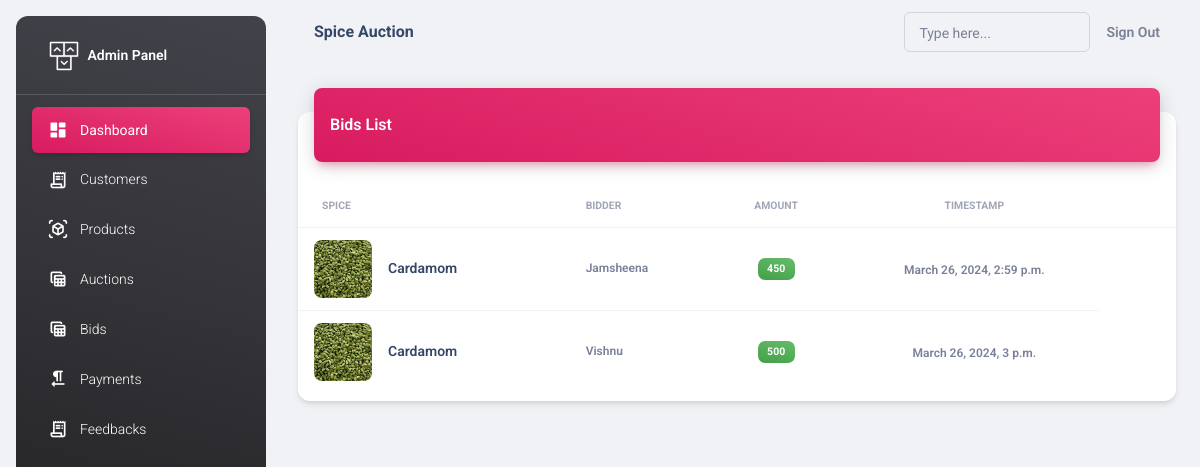
/adminapi/bids/ (signed in), run on an earlier commit of the app's database.
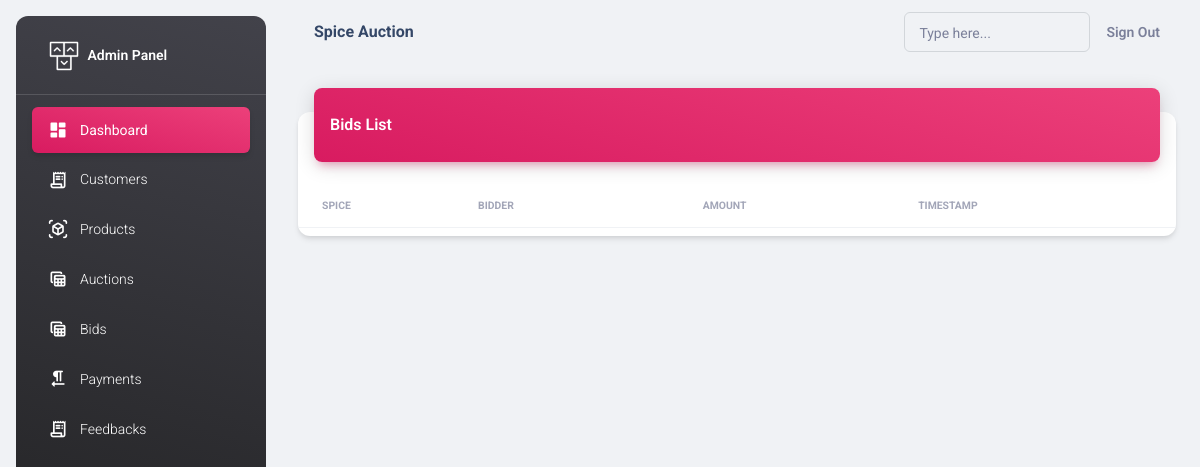
And on a later commit of the database.
### adminapi/models.py (models this page shows, shortened)
class Bid(models.Model):
    auction = models.ForeignKey(Auction, on_delete=models.CASCADE)
    bidder = models.ForeignKey(Seller, on_delete=models.CASCADE)
    amount = models.PositiveIntegerField()
    timestamp = models.DateTimeField(auto_now_add=True)
    is_selected=models.BooleanField(default=False)

class Auction(models.Model):
    spice = models.ForeignKey(Spice, on_delete=models.CASCADE)
    auctioneer = models.ForeignKey(Seller, on_delete=models.CASCADE)
    starting_bid = models.DecimalField(max_digits=10, decimal_places=2)
    expected_bid = models.DecimalField(max_digits=10, decimal_places=2, default=0)
    number_of_lots = models.IntegerField(default=1)
    end_time = models.DateTimeField()
    created_at = models.DateTimeField(auto_now_add=True)
    choices= [
        ('Available', 'Available'),
        ('Sold', 'Sold'),
    ]
    status=models.CharField(max_length=50, choices=choices, default='Available')

class Spice(models.Model):
    seller = models.ForeignKey(Seller, on_delete=models.CASCADE)
    name = models.CharField(max_length=100)
    description = models.CharField(max_length=100)
    stock_quantity = models.PositiveIntegerField(default=0)
    image = models.ImageField(upload_to="images", null=True)
    created_at = models.DateTimeField(auto_now_add=True)
    choices= [
        ('Available', 'Available'),
        ('Not Available', 'Not Available'),
    ]
    status=models.CharField(max_length=50, choices=choices, default='Available')

class CustomUser(AbstractUser):
    user_type_choices = [
        ('Admin', 'Admin'),
        ('Seller', 'Seller'),
    ]
    user_type = models.CharField(max_length=50, choices=user_type_choices, default='Admin')

class Seller(CustomUser):
    name = models.CharField(max_length=100)
    phone = models.CharField(max_length=100)
    email_address = models.EmailField()
    address = models.CharField(max_length=100)
    id_proof = models.FileField(null=True, upload_to="images")
    profile = models.ImageField(upload_to="images", null=True)
    is_available = models.BooleanField(default=True)

### adminapi/views.py (the view)
# urls.py: path("bids/",views.BidsView.as_view(),name="bids"),
@method_decorator(decs,name="dispatch")
class BidsView(ListView):
    template_name="bids.html"
    model=Bid
    context_object_name="bids"

### adminapi/views.py (called while the page is built)
def signin_required(fn):
    def wrapper(request,*args,**kwargs):
        if not request.user.is_authenticated:
            messages.error(request,"invalid session!..please login")
            return redirect("adminsignin")
        else:
            return fn(request,*args,**kwargs)
    return wrapper

def is_admin(fn):
    def wrapper(request,*args,**kwargs):
        if not request.user.is_superuser:
            messages.error(request,"Permission denied for current user !")
            return redirect("adminsignin")
        else:
            return fn(request,*args,**kwargs)
    return wrapper

### adminapi/templates/bids.html
{%extends 'base.html'%}
{%load static%}
{%block body_block%}
<div class="container-fluid py-4">
    <div class="row">
      <div class="col-12">
        <div class="card my-4">
          <div class="card-header p-0 position-relative mt-n4 mx-3 z-index-2">
            <div class="bg-gradient-primary shadow-primary border-radius-lg pt-4 pb-3">
              <h6 class="text-white text-capitalize ps-3">Bids List</h6>
            </div>
          </div>
          <div class="card-body px-0 pb-2">
            <div class="table-responsive p-0">
              <table class="table align-items-center mb-0">
                <thead>
                  <tr>
                    <th class="text-uppercase text-secondary text-xxs font-weight-bolder opacity-7">Spice</th>
                    <th class="text-uppercase text-secondary text-xxs font-weight-bolder opacity-7 ps-2">Bidder</th>
                    <th class="text-center text-uppercase text-secondary text-xxs font-weight-bolder opacity-7">Amount</th>
                    <th class="text-center text-uppercase text-secondary text-xxs font-weight-bolder opacity-7">TimeStamp</th>
                    <th class="text-secondary opacity-7"></th>
                  </tr>
                </thead>
                <tbody>
                    {%for bid in bids%}
                        <tr>
                            <td>
                            <div class="d-flex px-2 py-1">
                                <div>
                                <img src="{{bid.auction.spice.image}}" class="avatar avatar-lg me-3 border-radius-lg">
                                </div>
                                <div class="d-flex flex-column justify-content-center">
                                <h6 class="mb-0 text-sm">{{bid.auction.spice.name}}</h6>
                                </div>
                            </div>
                            </td>
                            <td>
                            <p class="text-xs font-weight-bold mb-0">{{bid.bidder.name}}</p>
                            </td>
                            <td class="align-middle text-center text-sm">
                            <span class="badge badge-sm bg-gradient-success">{{bid.amount}}</span>
                            </td>
                            <td class="align-middle text-center">
                            <span class="text-secondary text-xs font-weight-bold">{{bid.timestamp}}</span>
                            </td>
                        </tr>
                    {%endfor%}
                </tbody>
              </table>
            </div>
          </div>
        </div>
      </div>
    </div>
  </div>
{%endblock%}

What changed in the data, as far as the page shows it:
removed Bid: auction.spice.image (picture), auction.spice.name "Cardamom", bidder.name "Jamsheena", amount "450", timestamp "March 26, 2024, 2:59 p.m."
removed Bid: auction.spice.image (picture), auction.spice.name "Cardamom", bidder.name "Vishnu", amount "500", timestamp "March 26, 2024, 3 p.m."
